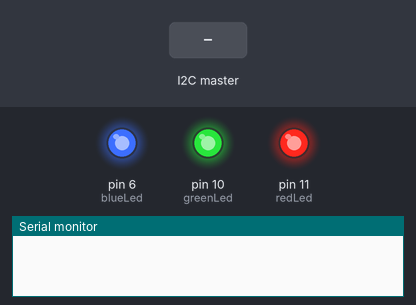
A sketch run on a simulated Arduino Uno, built with avr-gcc and run on an emulated ATmega328P. Parts: output pins drawn as LEDs (lit = HIGH), the last lines printed to the serial monitor. Inputs (shaded band) come from the test bench.

Above: at 0.1 s.
At 4.2 s:
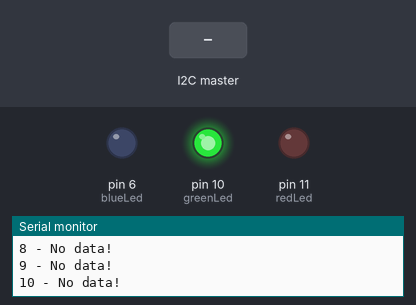
4.3 s: the I2C master sends the byte 1
At 5.3 s:
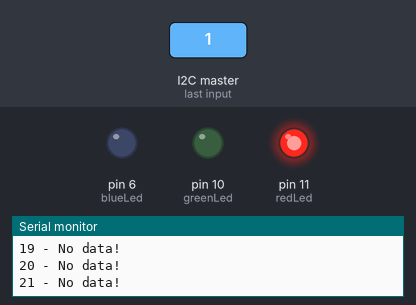
5.8 s: the I2C master sends the byte 0
7.3 s: the I2C master sends the byte 2
Timing chart, 0 to 10.3 s (numbered marks = the images above; inputs shaded):
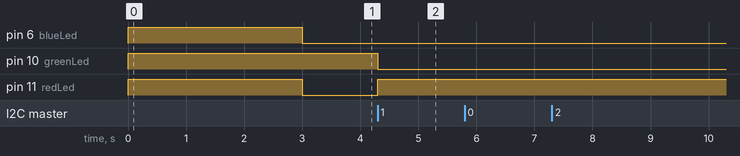

Measured:
- after the input at 4.3 s, pin 10 (greenLed): HIGH → LOW at once; pin 11 (redLed): LOW → HIGH at once

The sketch:

UnoI2CSlave_Test.ino
```cpp
#include <Wire.h>

int redLed=11;
int greenLed=10;
int blueLed=6;

void setup() {
  Wire.begin(4);
  Wire.onReceive(receiveData);
  pinMode(redLed,OUTPUT);
  pinMode(greenLed,OUTPUT);
  pinMode(blueLed,OUTPUT);
  Serial.begin(9600);

  //Test Outputs
  digitalWrite(redLed,HIGH);
  digitalWrite(greenLed,HIGH);
  digitalWrite(blueLed,HIGH);
  delay(3000);
  digitalWrite(redLed,LOW);
  digitalWrite(blueLed,LOW);
}

int counter=0;
void loop() {
  delay(100);
  Serial.print(counter);
  Serial.println(" - No data!");
  counter++;
}

void receiveData(int howMany){
  String str="";
  int val=0;
  digitalWrite(blueLed,HIGH);
  while(Wire.available()>0){
    char c=Wire.read();
    Serial.print("Char: ");
    Serial.println(c);
    //str+=c;
//    if(str.compareTo("val=")){
//      if(Wire.available()==3)
//        val+=Wire.read()*100;
//      else{
//        if(Wire.available()==2)
//          val+=Wire.read()*10;
//        else
//          val+=Wire.read();
//      }
//    }
  }
  analogWrite(redLed,255-val);
  analogWrite(greenLed,val);
  Serial.print("Received String: ");
  Serial.println(str);
  Serial.print("Value: ");
  Serial.println(val);
  digitalWrite(blueLed,LOW);
}
```
